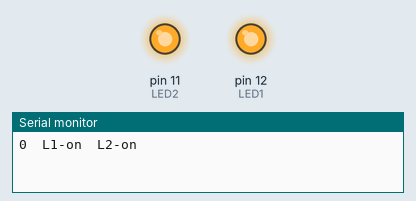
Simulated run of this sketch. Board: Arduino Uno, built with avr-gcc and run on an emulated ATmega328P. Parts: output pins drawn as LEDs (lit = HIGH), the last lines printed to the serial monitor.

Above: at 0.5 s.
At 2.5 s:
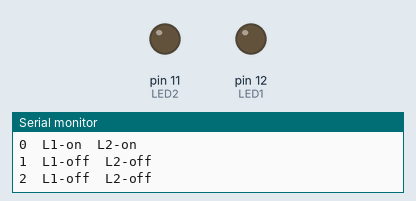
At 4.5 s:
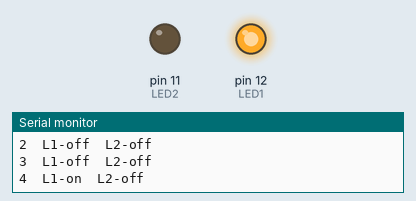
At 6.5 s:
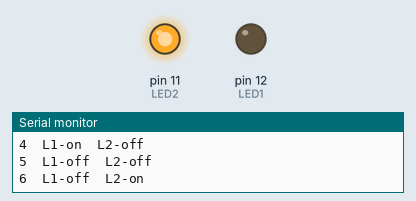
Timing chart, 0 to 7.8 s (numbered marks = the images above):
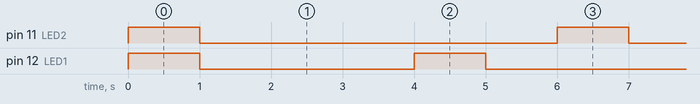

The sketch:

lcmblink.ino
```cpp
/*
  LCMBlink (Lowest Common Multiple Blink)
  v 1.0 by Kris Swanson

  Arduino implementation of the following math problem:

  Two neon lights are turned on at the same time.
    -One blinks every 4 seconds and the other blinks every 6 seconds.
    -How long will it take for them to blink at the same time?
    -How many times will the 4 second light have blinked?
    -How many times will the 6 second light have blinked?
 */
//Define the Ports that LEDs are plugged into

int LED1=12;
int LED2=11;

//Define the time in seconds between blinks

int blinkLED1=4;
int blinkLED2=6;

//Define the variable to keep track of time

int elapsedTime = 0;


// the setup function runs once when you press reset or power the board
void setup() {
  // initialize LED pins for output.
  pinMode(LED1, OUTPUT);
  pinMode(LED2, OUTPUT);

  // Initialize the serial communication
  Serial.begin(9600);

}

// the loop function runs over and over again forever
void loop() {

  //Find the modulo of each blink timing, when divided by elapsed time
  //>>> If mod is 0,
  int LED1mod = elapsedTime % blinkLED1;
  int LED2mod = elapsedTime % blinkLED2;

  //print the elapsed time to the serial monitor
  Serial.print(elapsedTime);
  Serial.print("\t");

  // Check to see if LED1's timing is multiple of elapsed time
  if (LED1mod == 0){
    digitalWrite(LED1, HIGH);
    Serial.print("L1-on");

  }
  else
  {
    digitalWrite(LED1, LOW);
    Serial.print("L1-off");
  }

  Serial.print("\t");

  // Check to see if LED2's timing is multiple of elapsed time
  if (LED2mod == 0){
    digitalWrite(LED2, HIGH);
    Serial.print("L2-on");
  }
  else
  {
    digitalWrite(LED2, LOW);
    Serial.print("L2-off");
  }

  Serial.println("");
  delay(1000);              // wait for a second
  elapsedTime ++;          //add one to elapsed time
}
```

Measured:
- by itself, pin 11 (LED2): alternates HIGH for 1.0 s and LOW for 5.0 s
- by itself, pin 12 (LED1): alternates HIGH for 1.0 s and LOW for 3.0 s
- by itself, everything shown: repeats every 12.0 s, in 8 steps
